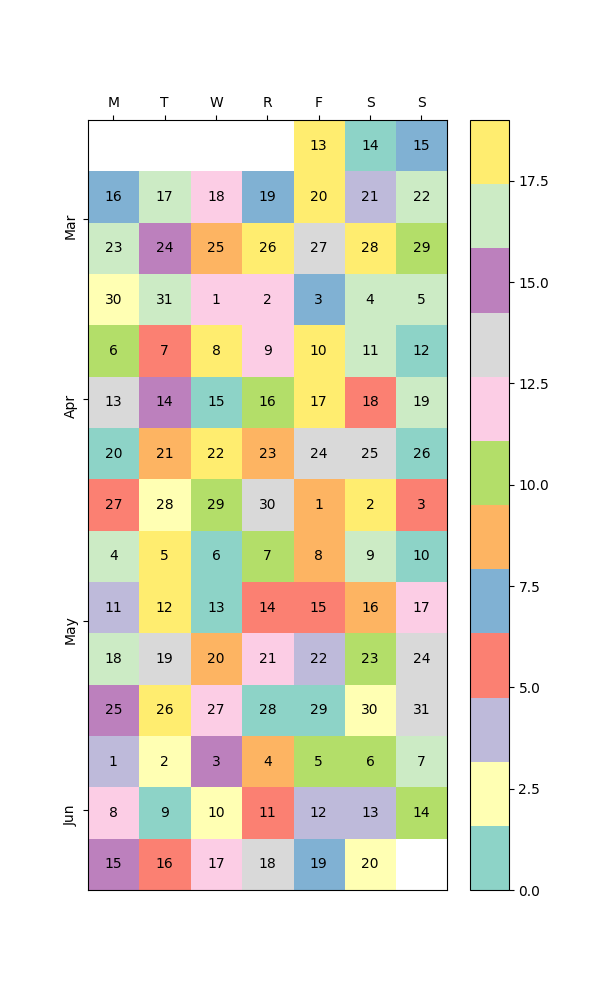

Recreate this plot in Python.
import datetime as dt
import matplotlib.pyplot as plt
import numpy as np

def main():
    dates, data = generate_data()
    fig, ax = plt.subplots(figsize=(6, 10))
    calendar_heatmap(ax, dates, data)
    plt.show()

def generate_data():
    num = 100
    data = np.random.randint(0, 20, num)
    start = dt.datetime(2015, 3, 13)
    dates = [start + dt.timedelta(days=i) for i in range(num)]
    return dates, data

def calendar_array(dates, data):
    i, j = zip(*[d.isocalendar()[1:] for d in dates])
    i = np.array(i) - min(i)
    j = np.array(j) - 1
    ni = max(i) + 1

    calendar = np.nan * np.zeros((ni, 7))
    calendar[i, j] = data
    return i, j, calendar


def calendar_heatmap(ax, dates, data):
    i, j, calendar = calendar_array(dates, data)
    im = ax.imshow(calendar, interpolation='none', cmap='Set3')
    label_days(ax, dates, i, j, calendar)
    label_months(ax, dates, i, j, calendar)
    ax.figure.colorbar(im)

def label_days(ax, dates, i, j, calendar):
    ni, nj = calendar.shape
    day_of_month = np.nan * np.zeros((ni, 7))
    day_of_month[i, j] = [d.day for d in dates]

    for (i, j), day in np.ndenumerate(day_of_month):
        if np.isfinite(day):
            ax.text(j, i, int(day), ha='center', va='center')

    ax.set(xticks=np.arange(7), 
           xticklabels=['M', 'T', 'W', 'R', 'F', 'S', 'S'])
    ax.xaxis.tick_top()

def label_months(ax, dates, i, j, calendar):
    month_labels = np.array(['Jan', 'Feb', 'Mar', 'Apr', 'May', 'Jun', 'Jul',
                             'Aug', 'Sep', 'Oct', 'Nov', 'Dec'])
    months = np.array([d.month for d in dates])
    uniq_months = sorted(set(months))
    yticks = [i[months == m].mean() for m in uniq_months]
    labels = [month_labels[m - 1] for m in uniq_months]
    ax.set(yticks=yticks)
    ax.set_yticklabels(labels, rotation=90)

main()
